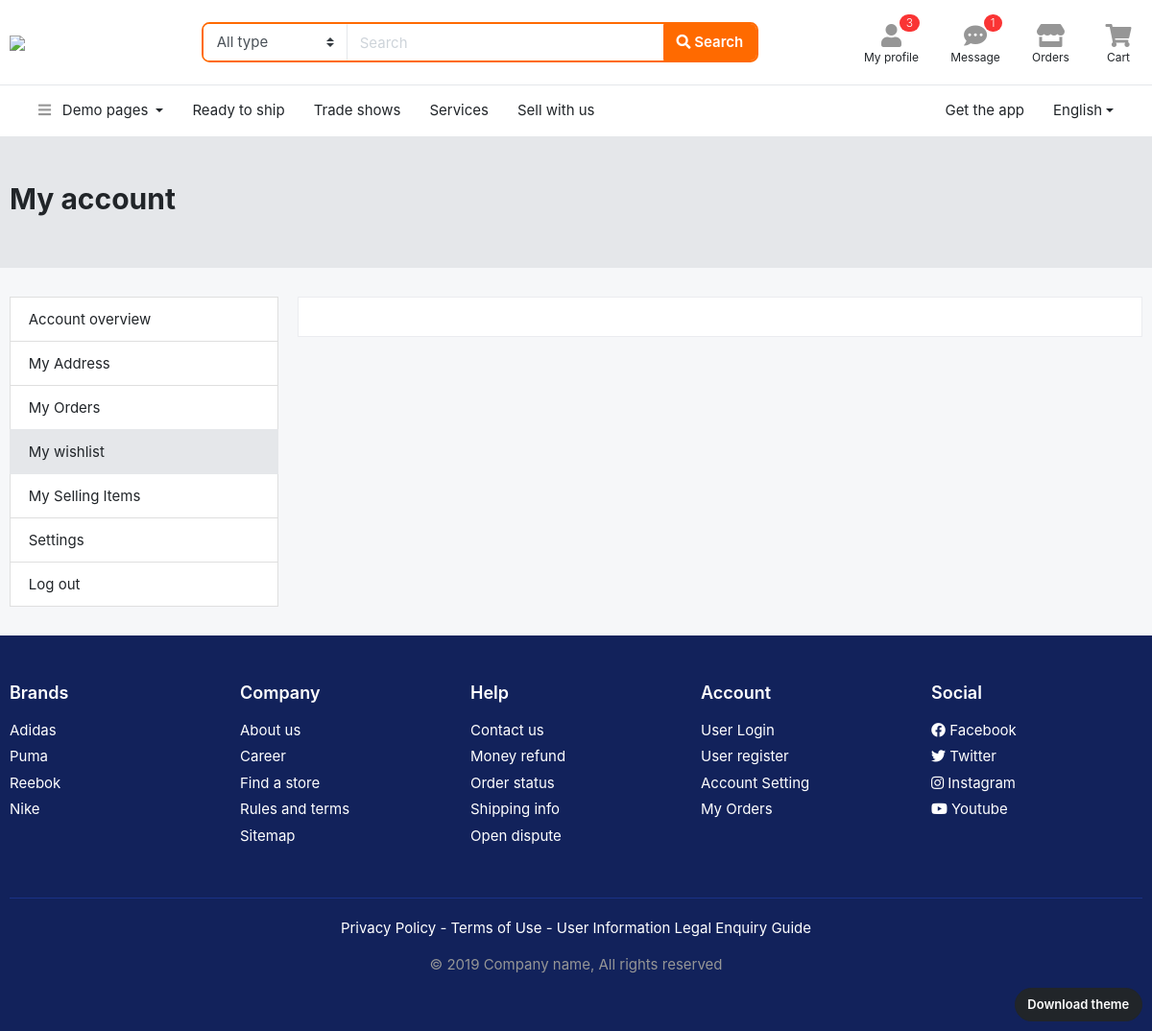
/tanlangan/ (signed in), run on an earlier commit of the app's database.
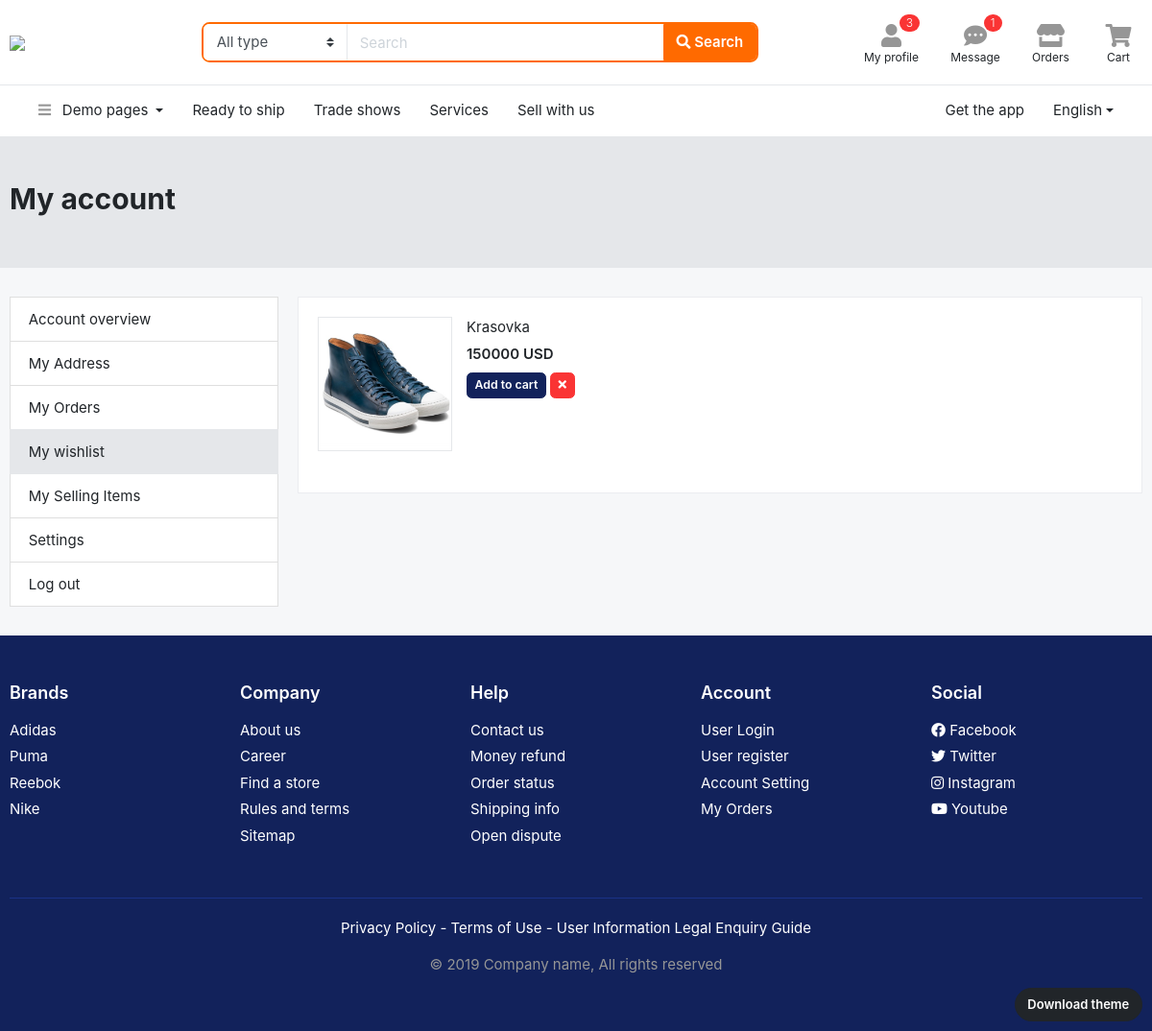
And on a later commit of the database.
### Alistyleapp/models.py (models this page shows, shortened)
class Media(models.Model):
    rasm = models.FileField()
    mahsulot = models.ForeignKey(Mahsulot, on_delete=models.SET_NULL, null=True, related_name="mahsulot_medialar")

class Mahsulot(models.Model):
    nom = models.CharField(max_length=50)
    narx = models.PositiveSmallIntegerField()
    ishlab_ch = models.CharField(max_length=100)
    kafolat = models.CharField(max_length=60)
    yetkazish = models.CharField(max_length=50)
    olchov = models.CharField(max_length=10, blank=True)
    min_buyurtma = models.CharField(max_length=10, blank=True)
    mavjud = models.BooleanField(default=True)
    batafsil = models.TextField()
    chegirma = models.PositiveSmallIntegerField(default=0)
    ichki = models.ForeignKey(Ichki, on_delete=models.SET_NULL, null=True, related_name="ichki_mahsulotlar")

### Ichkiapp/models.py (models this page shows)
class Tanlangan(models.Model):
    mahsulot = models.ForeignKey(Mahsulot, on_delete=models.CASCADE  , related_name="mahsulot_tanlangan")
    account = models.ForeignKey(Account, on_delete=models.CASCADE )

### Ichkiapp/views.py (the view)
# urls.py: path('tanlangan/', TanlanganView.as_view(), name="tanlangan"),
class TanlanganView(View):
    def get(self, request):
        a = Account.objects.get(user=request.user)
        tanlangan = Tanlangan.objects.filter(account=a)
        data = {
            "tanlanganlar": tanlangan
        }
        return render(request, "page-profile-wishlist.html", data)

### templates/page-profile-wishlist.html (shortened to what the changed rows need)
<!DOCTYPE HTML>
<html lang="en">
{% load static %}
<head>
<link href="{% static 'css/bootstrap.css' %}" rel="stylesheet" type="text/css"/>
<link href="{% static 'fonts/fontawesome/css/all.min.css' %}" type="text/css" rel="stylesheet">
<link href="{% static 'css/ui.css' %}" rel="stylesheet" type="text/css"/>
<link href="{% static 'css/responsive.css' %}" rel="stylesheet" type="text/css" />
</head>
<body>
<section class="section-pagetop bg-gray">
<div class="container">
	<h2 class="title-page">My account</h2>
</div>
</section>
<section class="section-content padding-y">
<div class="container">
<div class="row">
	<main class="col-md-9">
		<article class="card">
			<div class="card-body">
		<div class="row">
			{% for tanlangan in tanlanganlar %}
				<div class="col-md-6">
					<figure class="itemside mb-4">
						{% for media in tanlangan.mahsulot.mahsulot_medialar.all|slice:':1'%}
						<div class="aside"><img src="{{media.rasm.url}}" class="border img-md"></div>
						{% endfor %}
						<figcaption class="info">
							<a href="#" class="title">{{tanlangan.mahsulot.nom}}</a>
							<p class="price mb-2">{{tanlangan.mahsulot.narx}} USD</p>
							<a href="/savat/{{tanlangan.mahsulot.id}}/" class="btn btn-secondary btn-sm"> Add to cart </a>
							<a href="/tanlangan_ochir/{{tanlangan.id}}/" class="btn btn-danger btn-sm" data-toggle="tooltip" title="" data-original-title="Remove from wishlist"> <i class="fa fa-times"></i> </a>
						</figcaption>
					</figure>
				</div>
			{% endfor %}
			</div>
			</div>
		</article>
	</main>
</div>
</div>
</section>
</body>
</html>

What changed in the data, as far as the page shows it:
added Tanlangan: mahsulot.nom "Krasovka", mahsulot.narx "150000"
now on this page (row unchanged): Media: rasm (picture)
